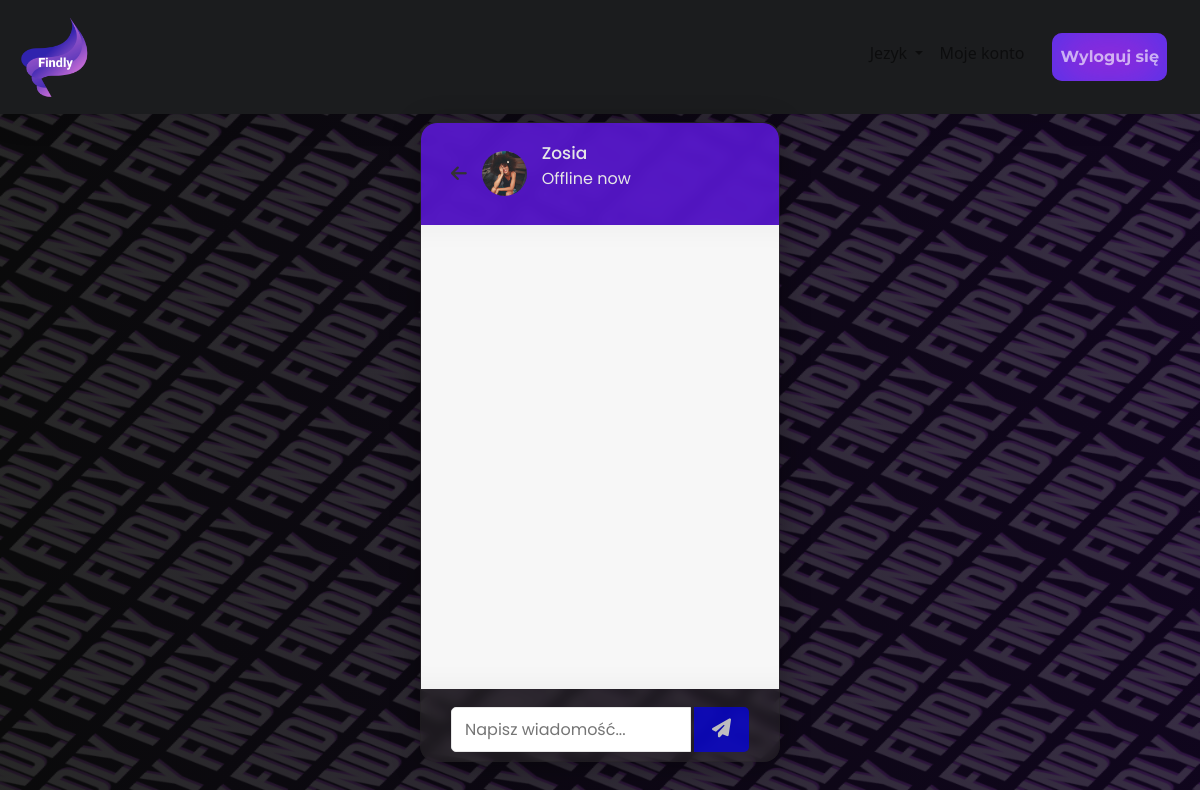
/chat.php?user_id=1118853566 (signed in), run on the app's committed database.
### tables this page shows
CREATE TABLE `users` (
  `user_id` int(11) NOT NULL,
  `unique_id` int(200) NOT NULL,
  `fname` varchar(255) NOT NULL,
  `lname` varchar(255) NOT NULL,
  `email` varchar(255) NOT NULL,
  `password` varchar(255) NOT NULL,
  `img` varchar(400) NOT NULL,
  `about` varchar(400) NOT NULL,
  `age` int(2) NOT NULL,
  `gender` varchar(255) NOT NULL,
  `city` varchar(255) NOT NULL,
  `fb` varchar(255) NOT NULL,
  `twitter` varchar(255) NOT NULL,
  `dc` varchar(255) NOT NULL,
  `status` varchar(255) NOT NULL,
  `lol` tinyint(1) DEFAULT 0,
  `cs` tinyint(1) DEFAULT 0,
  `val` tinyint(1) DEFAULT 0,
  `mc` tinyint(1) DEFAULT 0,
  `horror` tinyint(1) DEFAULT 0,
  `comedy` tinyint(1) DEFAULT 0,
  `crime` tinyint(1) DEFAULT 0,
  `drama` tinyint(1) DEFAULT 0,
  `trap` tinyint(1) DEFAULT 0,
  `rap` tinyint(1) DEFAULT 0,
  `pop` tinyint(1) DEFAULT 0,
  `classic` tinyint(1) DEFAULT 0
);

### chat.php (the view, shortened to what this page needs)
<?php
include_once "backend/config.php";
include_once "header.php"; ?>
<body>
<?php
    include './static/navbar.php';
     ?>
     <div class="all">
            <div class="cointainer">
                        <div class="wrapper">
                            <section class="chat-area">
                                <header>
                                    <?php
                                    $user_id = mysqli_real_escape_string($conn, $_GET['user_id']);
                                    $sql = mysqli_query($conn, "SELECT * FROM users WHERE unique_id = {$user_id}");
                                    if(mysqli_num_rows($sql) > 0){
                                        $row = mysqli_fetch_assoc($sql);
                                    }else{
                                        header("location: users.php");
                                    }
                                    ?>
                                <a href="users.php" class="back-icon"><i class="fas fa-arrow-left"></i></a>
                                <img src="./img/<?php echo $row['img']; ?>" alt="avatar">
                                <div class="details">
                                <span><?php echo $row['fname']. " " . $row['lname'] ?></span>
                                <p><?php echo $row['status']; ?></p>
                                </div>
                            </header>
                            <div class="chat-box">
                            </div>
                            <form action="#" class="typing-area ">
                                <input type="text" name="message" class="input-field" placeholder="Napisz wiadomość..." autocomplete="off">
                                <button><i class="fa-solid fa-paper-plane"></i></button>
                            </form>
                            </section>
                        </div>
            </div>
    </div>
  </body>
</html>

### styles/chat.css (style rules this page uses)
.all { margin: 0; padding: 0; box-sizing: border-box; text-decoration: none; font-family: 'Poppins', sans-serif; display: flex; align-items: center; justify-content: center; min-height: 80vh; padding: 0 10px; }
p,span { color: #e6e6e6; }
header { background-color: rgba(101, 19, 253, 0.719); border-radius: 16px 16px 0 0; }
.wrapper { max-width: 450px; min-height: calc(58vh+182px); height: 80vh; width: 30vw; background: rgba(51, 49, 49, 0.418); border-radius: 16px; box-shadow: 0 4px 30px rgba(0, 0, 0, 0.329); backdrop-filter: blur(5.6px); -webkit-backdrop-filter: blur(5.6px); border: 1px solid rgba(31, 30, 30, 0.3); overflow: hidden !important; margin-top: 8px; color: #e6e6e6; }
.wrapper img { object-fit: cover; border-radius: 50%; }
.chat-area header { display: flex; align-items: center; padding: 18px 30px; }
.chat-area header .back-icon { color: #333; font-size: 18px; }
.chat-area header img { height: 45px; width: 45px; margin: 0 15px; }
.chat-area header .details span { font-size: 17px; font-weight: 500; }
.chat-box { position: relative; height: 58vh; overflow-y: auto; padding: 10px 30px 20px 30px; background: #f7f7f7; box-shadow: inset 0 32px 32px -32px rgb(0 0 0 / 5%), inset 0 -32px 32px -32px rgb(0 0 0 / 5%); }
.typing-area { padding: 18px 30px; display: flex; justify-content: space-between; }
.typing-area input { height: 45px; width: calc(100% - 58px); font-size: 16px; padding: 0 13px; border: 1px solid #e6e6e6; outline: none; border-radius: 5px 0 0 5px; }
.typing-area button { color: #fff; width: 55px; border: none; outline: none; background: rgba(4, 0, 235, 1);; font-size: 19px; cursor: pointer; opacity: 0.7; border-radius: 0 5px 5px 0; transition: all 0.3s ease; }

### styles/style.css (style rules this page uses)
body { background-image: linear-gradient(to right, rgba(14, 14, 15, 0.712), rgba(28, 8, 54, 0.6)), url(../img/back.jpg) !important; background-repeat: no-repeat!important; background-size: 120% 120%!important; -moz-background-size: 120% 120%!important; }

### data on the page
users: img (picture), fname "Zosia", status "Offline now"
